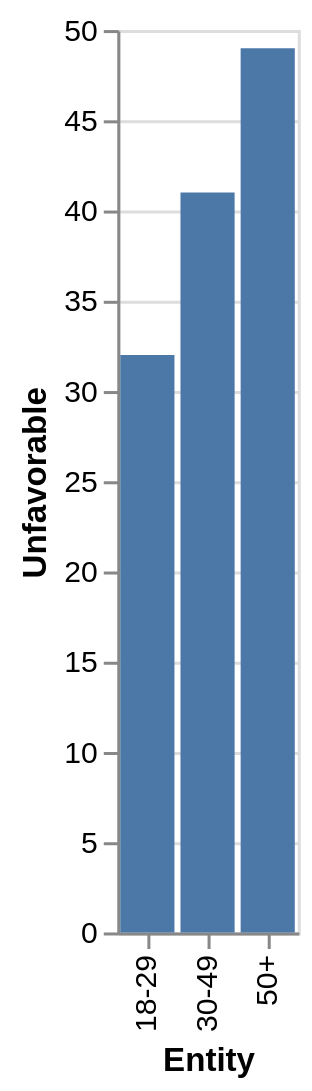

Source (Vega-Lite JSON):
### Vega-Lite specification from a JSON file in a GitHub repository (floating-point values rounded to 4 significant figures)
{"$schema": "https://vega.github.io/schema/vega-lite/v5.json", "description": "Bar chart auto-generated from CSV", "data": {"values": [{"Entity": "50+", "Unfavorable": "49", "Favorable": "46"}, {"Entity": "30-49", "Unfavorable": "41", "Favorable": "55"}, {"Entity": "18-29", "Unfavorable": "32", "Favorable": "66"}]}, "mark": "bar", "encoding": {"x": {"field": "Entity", "type": "ordinal"}, "y": {"field": "Unfavorable", "type": "quantitative"}}}
